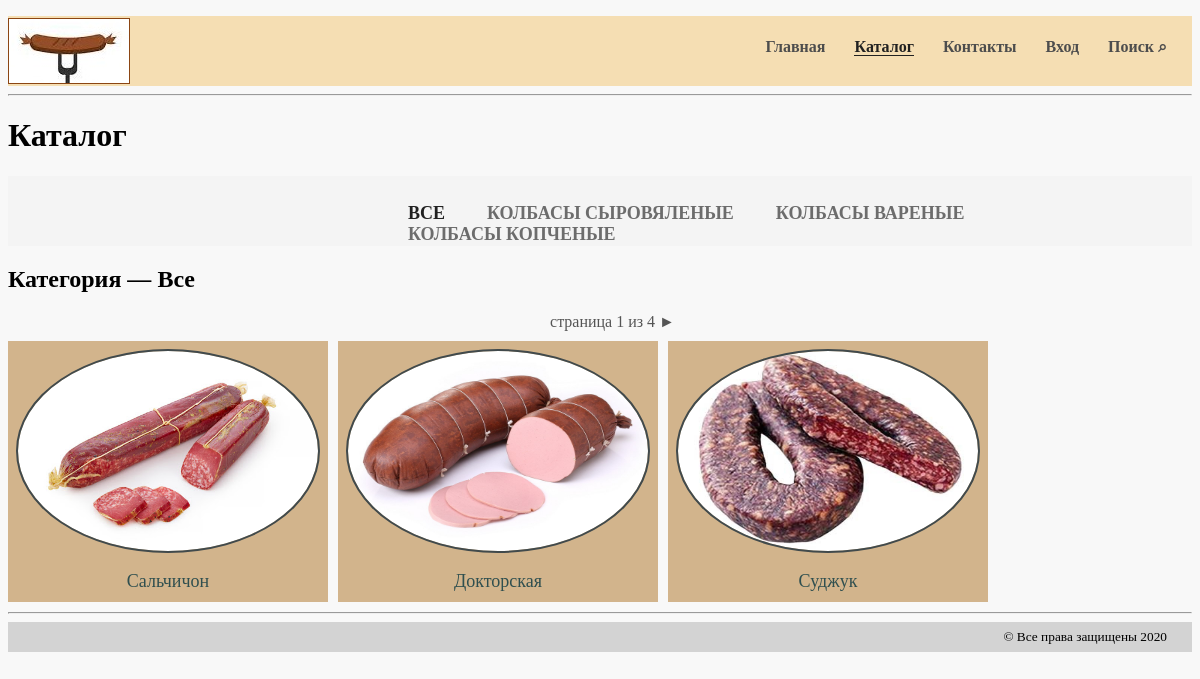
The app's page /category/0/catalog/ with its own data.
### mainapp/models.py (models this page shows, shortened)
class ProductCategory(models.Model):
    name = models.CharField(verbose_name='имя', max_length=128)
    description = models.TextField(verbose_name='описание', blank=True)
    is_active = models.BooleanField(default=True)

class Product(models.Model):
    category = models.ForeignKey(ProductCategory, on_delete=models.CASCADE, verbose_name='категория продукта')
    name = models.CharField(verbose_name='имя продукта', max_length=128)
    image = models.ImageField(upload_to='products_images', blank=True)
    short_desc = models.CharField(verbose_name='краткое описание продукта', max_length=64, blank=True)
    description = models.TextField(verbose_name='описание продукта', blank=True)
    price = models.DecimalField(verbose_name='цена продукта', max_digits=8, decimal_places=2, default=0)
    quantity = models.IntegerField(verbose_name='количество на складе', default=0)
    is_active = models.BooleanField(default=True)

### mainapp/views.py (the view)
# urls.py: path('category/<int:pk>/catalog/', mainapp.category, name='category'),
def category(request, pk, page=1):
    if pk == 0:
        item = {'pk': 0, 'name': 'все'}
        products = Product.objects.all()
    else:
        item = get_object_or_404(ProductCategory, pk=pk)
        products = Product.objects.filter(category=item)
    products_paginator = Paginator(products, 3)
    try:
        products = products_paginator.page(page)
    except PageNotAnInteger:
        products = products_paginator.page(1)
    except EmptyPage:
        products = products_paginator.page(products_paginator.num_pages)
    context = {
        'page_title': 'каталог',
        'item': item,
        'products': products,
    }
    return render(request, 'mainapp/category.html', context)

### mainapp/context_processors.py (called while the page is built)
def catalog_menu(request):
    return {'catalog_menu': ProductCategory.objects.filter(is_active=True)}

### mainapp/templates/mainapp/category.html (shortened to what this page needs)
{% extends 'mainapp/common.html' %}
{% load static %}
{% block content %}
    {% include 'mainapp/includes/inc__menu.html' %}
    <hr>
    <h1>Каталог</h1>
    {% include 'mainapp/includes/inc__catalog_menu.html' %}
    <h2>Категория &mdash; {{ item.name|capfirst }}</h2>
    <div class="paginator">
        <span class="current">страница {{ products.number }} из {{ products.paginator.num_pages }}</span>
        {% if products.has_next %}
            <a href="{% url 'mainapp:category_page' pk=item.pk page=products.next_page_number %}">
                &#9658;
            </a>
        {% endif %}
    </div>
    {% for product in products %}
        <a href="{% url 'main:product_page' pk=product.pk %}">
            <figure><img src="/media/{{ product.image }}" width="300" height="200" alt="">
                <figcaption><a href="{% url 'main:product_page' pk=product.pk %}">{{ product.name }}</a></figcaption>
            </figure>
        </a>
    {% endfor %}
{% endblock %}

### mainapp/templates/mainapp/includes/inc__catalog_menu.html
<div class="links clearfix">
    <ul class="links-menu">
        <li>
            <a href="{% url 'main:category' pk=0 %}"
               class="{% if request.resolver_match.kwargs.pk == 0 %}active{% endif %} ">
                все
            </a>
        </li>
        {% for category in catalog_menu %}
            <li>
                <a href="{% url 'main:category' pk=category.pk %}"
                   class="{% if request.resolver_match.kwargs.pk|add:0 == category.pk %}active{% endif %} ">
                    {{ category.name }}
                </a>
            </li>
        {% endfor %}
    </ul>
</div>

### static/css/style.css (style rules this page uses)
body { background-color: #f8f8f8; }
figure { background: #D2B48C; padding: 10px; width: 300px; float: left; margin: 0 10px 10px 0; text-align: center; }
figcaption a { color: #2F4F4F; text-decoration: none; font-size: 18px; }
a img { outline: 2px solid #414a4c; border-radius: 50%; margin-right: 15px; margin-bottom: 20px; float: left; }
.clearfix:after { content: ""; display: block; clear: both; }
.links { height: 70px; background-color: #f4f4f4; position: relative; padding-left: 360px; }
.links-menu { margin: 27px auto 0; position: absolute; }
.links-menu li { float: left; list-style-type: none; padding-right: 42px; }
.links-menu li a { text-decoration: none; color: #6c6c6c; font-size: 18px; font-weight: 700; text-transform: uppercase; }
.links-menu .active { color: #212121; font-size: 18px; font-weight: 700; }
.paginator a, .paginator a:visited { color: #555; text-decoration: none; }
.paginator { display: block; left: 75px; top: 15px; margin-left: 25px; margin-bottom: 10px; text-align: center; color: #555; }

### records on screen
ProductCategory: name "КОЛБАСЫ СЫРОВЯЛЕНЫЕ"
ProductCategory: name "КОЛБАСЫ ВАРЕНЫЕ"
ProductCategory: name "КОЛБАСЫ КОПЧЕНЫЕ"
Product: image (picture), name "Сальчичон"
Product: image (picture), name "Докторская"
Product: image (picture), name "Суджук"

### other values on screen
{{ item.name|capfirst }} "Все"
{{ products.number }} "1"
{{ products.paginator.num_pages }} "4"
